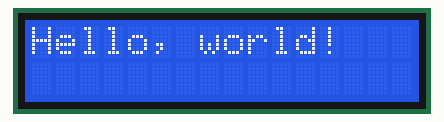
Simulated run of this sketch. Board: Arduino Uno, built with avr-gcc and run on an emulated ATmega328P. On the bench: 16×2 character LCD.

Above: at 0.7 s.
At 2.03 s:
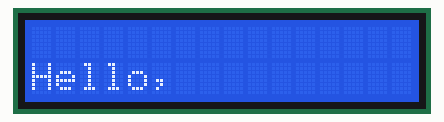
At 2.4 s:
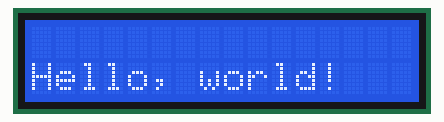
At 3.7 s:
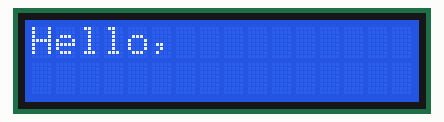

The sketch:

lcd.ino
```cpp
#include <LiquidCrystal_I2C.h>

LiquidCrystal_I2C lcd(0x3F, 16, 2);

void setup() {
  lcd.init();
  lcd.backlight();
}

void loop() {
  static unsigned int row = 1;
  lcd.setCursor(0, (++row % 2));
  char str[] = "Hello, world!";
  for(int i = 0; i < sizeof(str) - 1; ++i) {
    lcd.print(str[i]);
    delay(50);
  }
  delay(1000);
  lcd.clear();
}
```

Measured:
- by itself, everything shown: repeats every 3.3 s, in 26 steps
- what the display in image 0 shows lasts 1.0 s, from 0.7 s to 1.7 s
